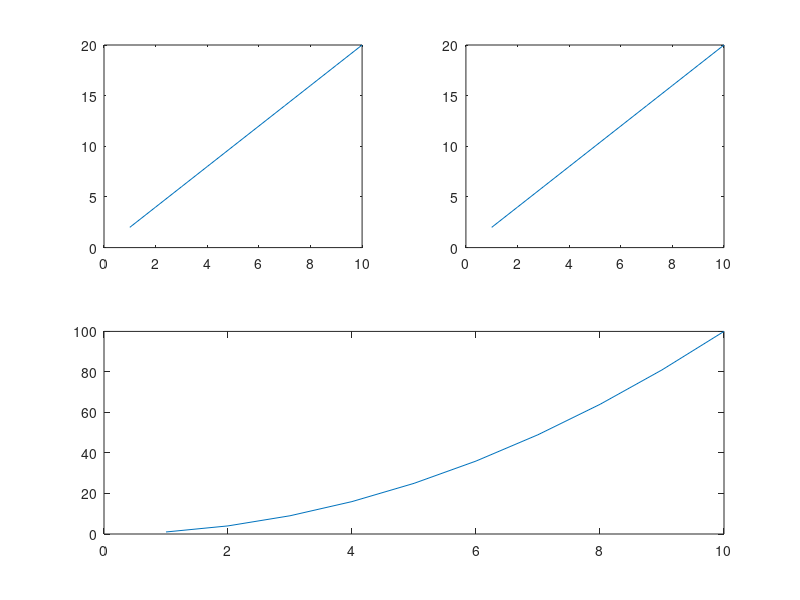

The MATLAB script that drew this image:
clear all
clc

x=[1:1:10];
y=2*x;
y2=x.^2;




subplot(2,2,1)
plot(x,y)
subplot(2,2,2)
plot(x,y)
subplot(2,2,3:4)
plot(x,y2)
